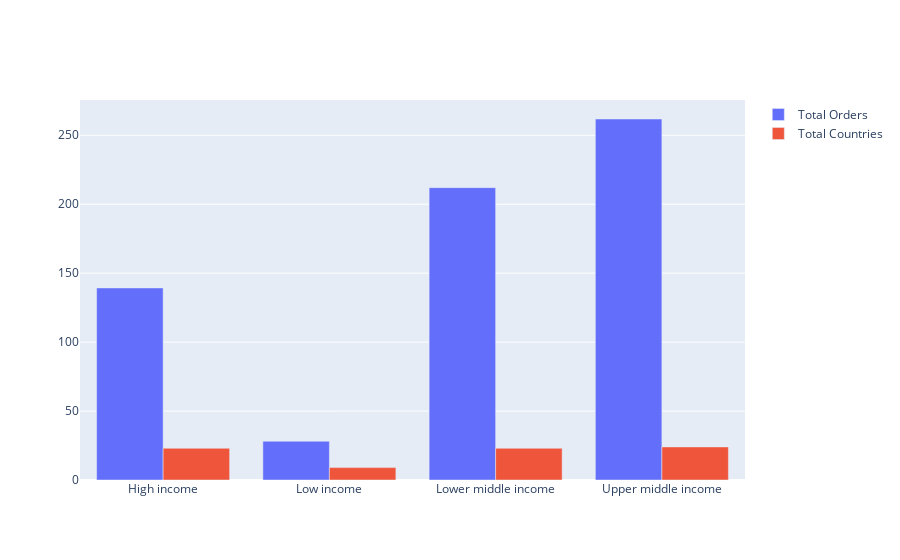

Notebook code cell kept with this figure:
### Code cell
import plotly.graph_objects as pg

fig = pg.Figure(data=[pg.Bar(
    name = 'Total Orders',
    x = ordersbyincomegroup.iloc[:, 0],
    y = ordersbyincomegroup.iloc[:, 1]/10 #Divided by 10 to see the country difference beterr
   ),
                       pg.Bar(
    name = 'Total Countries',
    x = ordersbyincomegroup.iloc[:, 0],
    y = ordersbyincomegroup.iloc[:, 2]
   )
])

fig.show()

## We can see that all groups by low income have the same number of countries within them,
# so the differences in total orders can not be explained just by the number of countries within the group

### Figure 1 — Plotly figure (JSON) as saved in the notebook; plotly's stock layout.template omitted (floating-point values rounded to 4 significant figures)
{"data": [{"name": "Total Orders", "type": "bar", "x": ["High income", "Low income", "Lower middle income", "Upper middle income"], "y": [139.3, 28.1, 212, 261.8]}, {"name": "Total Countries", "type": "bar", "x": ["High income", "Low income", "Lower middle income", "Upper middle income"], "y": [23, 9, 23, 24]}], "layout": {}}
